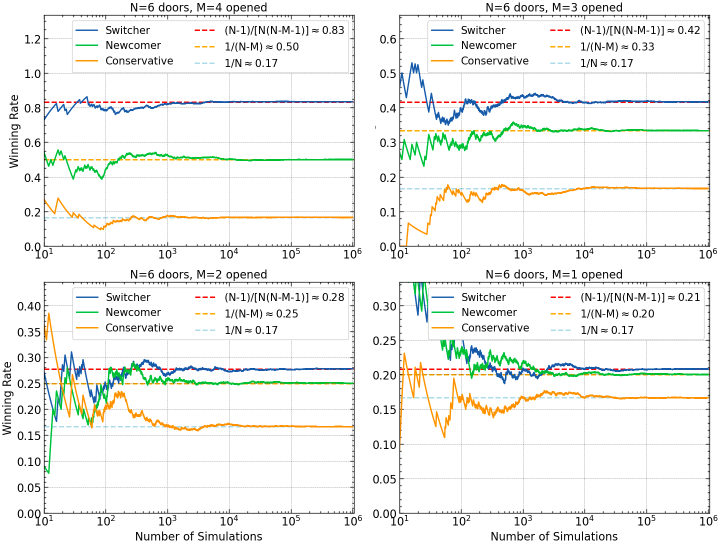
#> input picture working/W01_monty_hall_figure.png, 1440 x 1090 px (shown at 1/2 size)
$ jupyter execute W01_monty_hall.ipynb   (shell and % lines are left out)
#> lines starting #> are read from the running program, lines starting #| are printed output that depends on the picture
[cell 1]
import numpy as np
from matplotlib import pyplot as plt

import time
np.random.seed(time.gmtime())

#!pip install git+https://github.com/M-Bianchi/My_matplotlib_style
plt.style.use('mystyle')

### Simulate the Monty Hall Problem

- Simulate three doors, one car, and two goats.
 - Simulate three players: the switcher, the conservative, and the newcomer.
 - Record who wins.
 - Repeat it many times.
 - Which player do you want to be?

 - What would happen if you had 100 doors to choose from and the presenter opens 98 or them?

- And what if you had $N$ doors to choose from and the presenter opens $M\leq N-2$ of them? Study how the probability of winning changes as a function of $M$ and $N$.

## Parameters

[cell 2]
N = 3         # number of doors
M = N - 2     # number of doors to open
K = 100000    # number of simulations

if (N-M < 2): print("At least two doors should remain closed!")
if (M < 0): print("M must be positive!")

# 1) One simulation

## Initial Setup

[cell 3]
doors = np.empty(N, dtype='object')

for i in range(len(doors)): doors[i] = 'goat'

labels = np.arange(N)

k_car = np.random.choice(labels)
doors[k_car] = 'car'

doors

## The Game

The competitor chooses one door, which remains closed

[cell 4]
k_chosen = np.random.choice(labels)

if k_chosen==k_car : doors[k_chosen] = 'car&chosen'
else : doors[k_chosen] = 'goat&chosen'

doors

The host, who knows were the car is, opens $M \leq N - 2$ doors with goats behind them

[cell 5]
labels = np.delete(labels, (k_car, k_chosen))

for i in range(M):
    j = np.random.choice(labels)
    doors[j] = 'opened'
    labels = np.array(list(filter(lambda x: x != j, labels)), dtype=int) # Equivalent to "np.delete(labels, np.where(labels == j)[0][0])", but faster

doors

The closed doors that neither are chosen nor hide a car are:

[cell 6]
labels

The competitor can change his chosen door

[cell 7]
Change = True

[cell 8]
if Change==True :
    if k_chosen==k_car :
        j = np.random.choice(labels)
        doors[k_chosen] = 'car'
        doors[j] = 'goat&chosen'
    else :
        labels = np.append(labels, int(k_car))
        print(labels)
        j = np.random.choice(labels)
        doors[k_chosen] = 'goat'
        if j==k_car: doors[j] = 'car&chosen'
        else : doors[j] = 'goat&chosen'

doors

# 2) Repeated simulations

[cell 9]
def Simulation(N, M, Change):
    doors = np.empty(N, dtype='object')
    for i in range(len(doors)): doors[i] = 'goat'

    labels = np.arange(N)
    k_car = np.random.choice(labels)
    doors[k_car] = 'car'

    k_chosen = np.random.choice(labels)
    if k_chosen==k_car : doors[k_chosen] = 'car&chosen'
    else : doors[k_chosen] = 'goat&chosen'

    labels = np.delete(labels, (k_car, k_chosen))

    for i in range(M):
        j = np.random.choice(labels)
        doors[j] = 'opened'
        labels = np.array(list(filter(lambda x: x != j, labels)), dtype=int)

    if Change==True :
        if k_chosen==k_car :
            j = np.random.choice(labels)
            doors[k_chosen] = 'car'
            doors[j] = 'goat&chosen'
            k_chosen = j
        else :
            labels = np.append(labels, k_car)
            j = np.random.choice(labels)
            doors[k_chosen] = 'goat'
            if j==k_car: doors[j] = 'car&chosen'
            else : doors[j] = 'goat&chosen'
            k_chosen = j

    if doors[k_chosen]=='car&chosen' : result = True
    else : result = False

    return result

[cell 10]
counter_switcher = np.zeros(K)
counter_conservative = np.zeros(K)
counter_newcomer = np.zeros(K)

for i in range(K):
    if i!=0 :
        counter_switcher[i] = counter_switcher[i-1]
        counter_conservative[i] = counter_conservative[i-1]
        counter_newcomer[i] = counter_newcomer[i-1]

    if Simulation(N, M, True)==True : counter_switcher[i] += 1
    if Simulation(N, M, False)==True : counter_conservative[i] += 1
    if np.random.randint(N-M)==0 : counter_newcomer[i] += 1

[cell 11]
for i in range(K):
    counter_switcher[i] /= i+1
    counter_conservative[i] /= i+1
    counter_newcomer[i] /= i+1

[cell 12]
x = np.arange(0, K, dtype=int)

plt.plot(x, counter_switcher, c='royalblue', label='Switcher')
plt.plot(x, counter_newcomer, c='green', label='Newcomer')
plt.plot(x, counter_conservative, c='crimson', label='Conservative')
plt.axhline(y=(N-1)/(N*(N-M-1)), c='royalblue', linestyle='--', lw=1, label=f'(N-1)/[N(N-M-1)]$\\approx{(N-1)/(N*(N-M-1)):.2f}$', zorder=0)
plt.axhline(y=1/(N-M), c='green', linestyle='--', lw=1, label=f'1/(N-M)$\\approx{1/(N-M):.2f}$', zorder=0)
plt.axhline(y=1/N, c='crimson', linestyle='--', lw=1, label=f'1/N$\\approx{1/N:.2f}$', zorder=0)
plt.xlim(10)
plt.ylim(0, 1.6*(N-1)/(N*(N-M-1)))
plt.xscale('log')
plt.xlabel('Number of Simulations')
plt.ylabel('Winning Rate')
plt.title(f'N={N} doors, M={M} opened')
plt.legend(fontsize=15, ncol=2, loc='upper right');
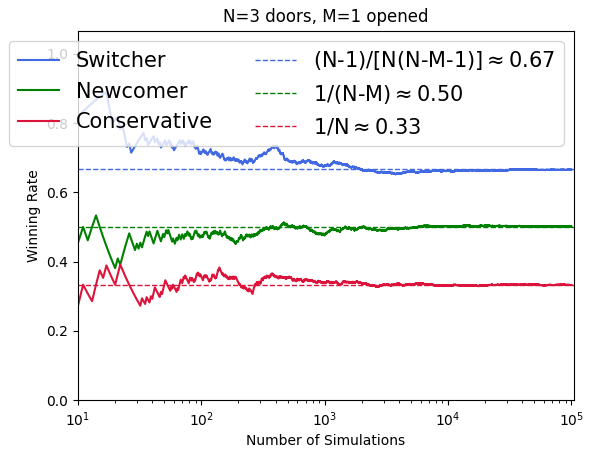
#> figure drawn by matplotlib, 1 panel; curve peaks at x = 0, y = 1; curve peaks at x = 14, y = 0.533; curve peaks at x = 22, y = 0.391

# 3) Changing the number of opened doors

[cell 13]
from PIL import Image
from IPython.display import display

display(Image.open('W01_monty_hall_figure.png'))
